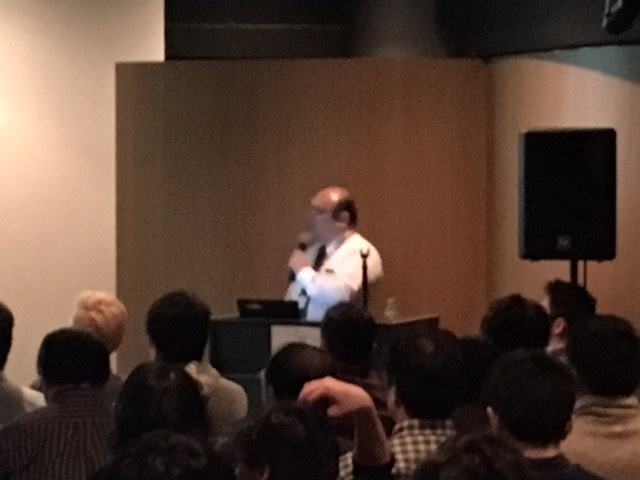
#> input picture tools/cqt_img_conv/sample/3.jpg, 640 x 480 px
$ python vgg16_conv_fp16.py sample/3.jpg
#> lines starting #> are read from the running program, lines starting #| are printed output that depends on the picture
import argparse
import sys
import itertools

import numpy as np
from PIL import Image

def main():
    parser = argparse.ArgumentParser(description='Image converter')
    parser.add_argument('img', help='input image')

    args = parser.parse_args()

    img_file = args.img
    img = Image.open(img_file)
#> img is the input picture: PIL image 640x480 RGB; mean R, G, B 84.2, 62.2, 50.6
    width = 224
    height = 224

    if img.size != (width, height):
        img = img.resize((width, height))
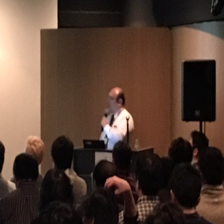
#> img: PIL image 224x224 RGB; mean R, G, B 84.2, 62.2, 50.6

    # 次元の反転
    arr = np.asarray(img, dtype=np.float32)

    ori_shape = arr.shape
#> ori_shape = (224, 224, 3)

    if len(ori_shape) == 1:
        np.save(img_file + '.npy', arr, allow_pickle=False)
        sys.exit(0)

    new_shape = list(ori_shape)
#> new_shape = [224, 224, 3]
    new_shape.reverse()
    new_data = np.zeros(new_shape, dtype=np.float16)

    i_r = range(new_shape[0])
    j_r = range(new_shape[1])

    if len(ori_shape) == 3:
        for i, j, k in itertools.product(i_r, j_r, range(new_shape[2])):
            # RGB -> BGR
            if i == 0:
                id = 2
            elif i == 2:
                id = 0
            else:
                id = 1

            new_data[id][k][j] = arr[k][j][i]
    else:
        print("error")
        sys.exit(1)

    # ＶＧＧ平均値の減算
    vgg_mean = [103.939, 116.779, 123.68]
    new_data[0,:,:] = new_data[0,:,:] - vgg_mean[0]
    new_data[1,:,:] = new_data[1,:,:] - vgg_mean[1]
    new_data[2,:,:] = new_data[2,:,:] - vgg_mean[2]

    np.save(img_file+'_fp16.npy', new_data, allow_pickle=False)

if __name__ == '__main__':
    main()
